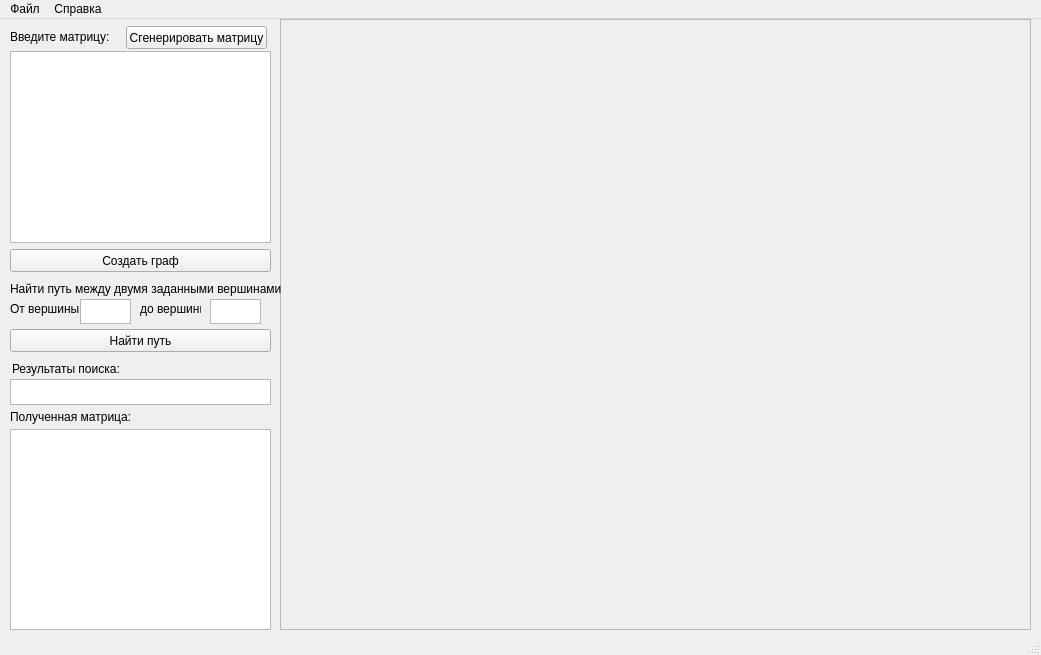
<?xml version="1.0" encoding="UTF-8"?>
<ui version="4.0">
 <class>MainWindow</class>
 <widget class="QMainWindow" name="MainWindow">
  <property name="geometry">
   <rect>
    <x>0</x>
    <y>0</y>
    <width>1041</width>
    <height>655</height>
   </rect>
  </property>
  <property name="windowTitle">
   <string>MainWindow</string>
  </property>
  <widget class="QWidget" name="centralWidget">
   <widget class="QPushButton" name="createGraph">
    <property name="geometry">
     <rect>
      <x>10</x>
      <y>230</y>
      <width>261</width>
      <height>23</height>
     </rect>
    </property>
    <property name="text">
     <string>Создать граф</string>
    </property>
   </widget>
   <widget class="QPlainTextEdit" name="plainTextEdit">
    <property name="geometry">
     <rect>
      <x>10</x>
      <y>32</y>
      <width>261</width>
      <height>192</height>
     </rect>
    </property>
   </widget>
   <widget class="QScrollArea" name="scrollArea">
    <property name="geometry">
     <rect>
      <x>280</x>
      <y>0</y>
      <width>751</width>
      <height>611</height>
     </rect>
    </property>
    <property name="widgetResizable">
     <bool>true</bool>
    </property>
    <widget class="QWidget" name="scrollAreaWidgetContents">
     <property name="geometry">
      <rect>
       <x>0</x>
       <y>0</y>
       <width>749</width>
       <height>609</height>
      </rect>
     </property>
    </widget>
   </widget>
   <widget class="QLabel" name="label_2">
    <property name="geometry">
     <rect>
      <x>10</x>
      <y>10</y>
      <width>141</width>
      <height>16</height>
     </rect>
    </property>
    <property name="text">
     <string>&lt;html&gt;&lt;head/&gt;&lt;body&gt;&lt;p&gt;Введите матрицу:&lt;/p&gt;&lt;/body&gt;&lt;/html&gt;</string>
    </property>
   </widget>
   <widget class="QPushButton" name="pushButton_2">
    <property name="geometry">
     <rect>
      <x>126</x>
      <y>7</y>
      <width>141</width>
      <height>23</height>
     </rect>
    </property>
    <property name="text">
     <string>Сгенерировать матрицу</string>
    </property>
   </widget>
   <widget class="QPushButton" name="pushButton_3">
    <property name="geometry">
     <rect>
      <x>10</x>
      <y>310</y>
      <width>261</width>
      <height>23</height>
     </rect>
    </property>
    <property name="text">
     <string>Найти путь</string>
    </property>
   </widget>
   <widget class="QPlainTextEdit" name="plainTextEdit_2">
    <property name="geometry">
     <rect>
      <x>80</x>
      <y>280</y>
      <width>51</width>
      <height>25</height>
     </rect>
    </property>
   </widget>
   <widget class="QPlainTextEdit" name="plainTextEdit_3">
    <property name="geometry">
     <rect>
      <x>210</x>
      <y>280</y>
      <width>51</width>
      <height>25</height>
     </rect>
    </property>
   </widget>
   <widget class="QLabel" name="label_3">
    <property name="geometry">
     <rect>
      <x>10</x>
      <y>260</y>
      <width>271</width>
      <height>20</height>
     </rect>
    </property>
    <property name="text">
     <string>&lt;html&gt;&lt;head/&gt;&lt;body&gt;&lt;p&gt;Найти путь между двумя заданными вершинами:&lt;/p&gt;&lt;/body&gt;&lt;/html&gt;</string>
    </property>
   </widget>
   <widget class="QLabel" name="label_4">
    <property name="geometry">
     <rect>
      <x>10</x>
      <y>280</y>
      <width>81</width>
      <height>21</height>
     </rect>
    </property>
    <property name="text">
     <string>&lt;html&gt;&lt;head/&gt;&lt;body&gt;&lt;p&gt;От вершины&lt;/p&gt;&lt;/body&gt;&lt;/html&gt;</string>
    </property>
   </widget>
   <widget class="QLabel" name="label_5">
    <property name="geometry">
     <rect>
      <x>140</x>
      <y>280</y>
      <width>61</width>
      <height>21</height>
     </rect>
    </property>
    <property name="text">
     <string>&lt;html&gt;&lt;head/&gt;&lt;body&gt;&lt;p&gt;до вершины&lt;/p&gt;&lt;/body&gt;&lt;/html&gt;</string>
    </property>
   </widget>
   <widget class="QLabel" name="label">
    <property name="geometry">
     <rect>
      <x>250</x>
      <y>330</y>
      <width>16</width>
      <height>31</height>
     </rect>
    </property>
    <property name="text">
     <string/>
    </property>
   </widget>
   <widget class="QPlainTextEdit" name="plainTextEdit_4">
    <property name="geometry">
     <rect>
      <x>10</x>
      <y>410</y>
      <width>261</width>
      <height>201</height>
     </rect>
    </property>
   </widget>
   <widget class="QPlainTextEdit" name="plainTextEdit_5">
    <property name="geometry">
     <rect>
      <x>10</x>
      <y>360</y>
      <width>261</width>
      <height>26</height>
     </rect>
    </property>
   </widget>
   <widget class="QLabel" name="label_6">
    <property name="geometry">
     <rect>
      <x>12</x>
      <y>340</y>
      <width>131</width>
      <height>20</height>
     </rect>
    </property>
    <property name="text">
     <string>Результаты поиска:</string>
    </property>
   </widget>
   <widget class="QLabel" name="label_7">
    <property name="geometry">
     <rect>
      <x>10</x>
      <y>390</y>
      <width>131</width>
      <height>16</height>
     </rect>
    </property>
    <property name="text">
     <string>Полученная матрица:</string>
    </property>
   </widget>
  </widget>
  <widget class="QMenuBar" name="menuBar">
   <property name="geometry">
    <rect>
     <x>0</x>
     <y>0</y>
     <width>1041</width>
     <height>21</height>
    </rect>
   </property>
   <widget class="QMenu" name="menu">
    <property name="title">
     <string>Файл</string>
    </property>
    <addaction name="openfile"/>
   </widget>
   <widget class="QMenu" name="menu_2">
    <property name="title">
     <string>Справка</string>
    </property>
    <addaction name="action"/>
    <addaction name="action_2"/>
   </widget>
   <addaction name="menu"/>
   <addaction name="menu_2"/>
  </widget>
  <widget class="QStatusBar" name="statusBar"/>
  <action name="openfile">
   <property name="icon">
    <iconset>
     <normaloff>../build-graphviz_beta-Desktop_Qt_5_10_0_MinGW_32bit-Debug/open.png</normaloff>../build-graphviz_beta-Desktop_Qt_5_10_0_MinGW_32bit-Debug/open.png</iconset>
   </property>
   <property name="text">
    <string>Открыть</string>
   </property>
  </action>
  <action name="action">
   <property name="text">
    <string>О программе</string>
   </property>
  </action>
  <action name="action_2">
   <property name="text">
    <string>Об авторе</string>
   </property>
  </action>
 </widget>
 <layoutdefault spacing="6" margin="11"/>
 <resources/>
 <connections/>
</ui>
